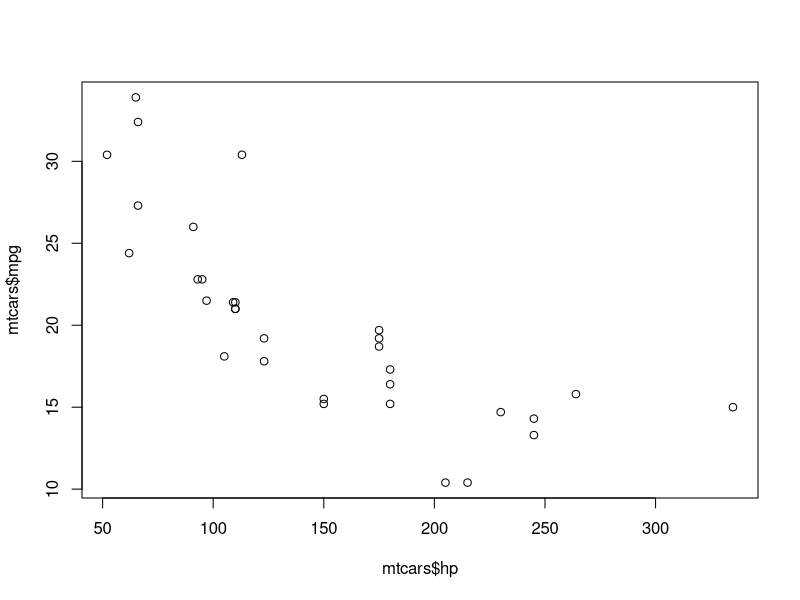
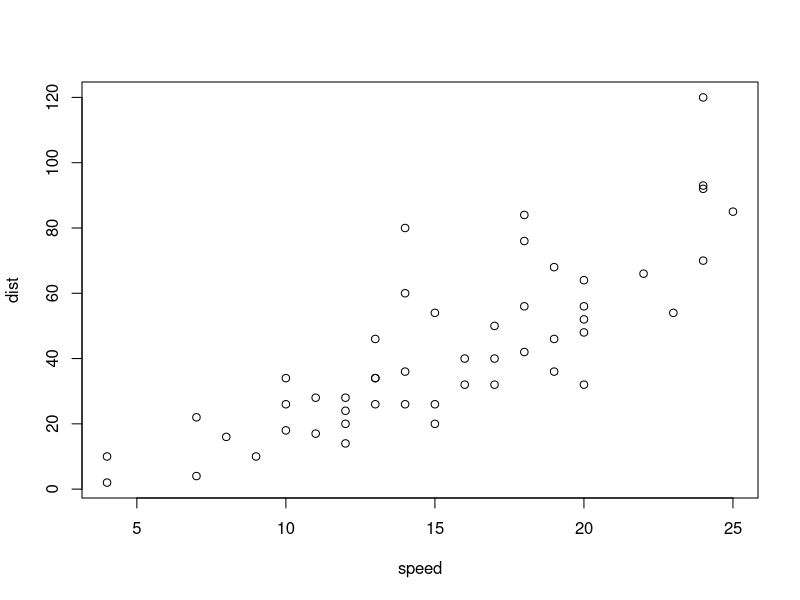

Write the R code that produced these figures, in order.
## ---- chunk 1
plot(mtcars$hp, mtcars$mpg)
## ---- chunk 2
plot(cars)
